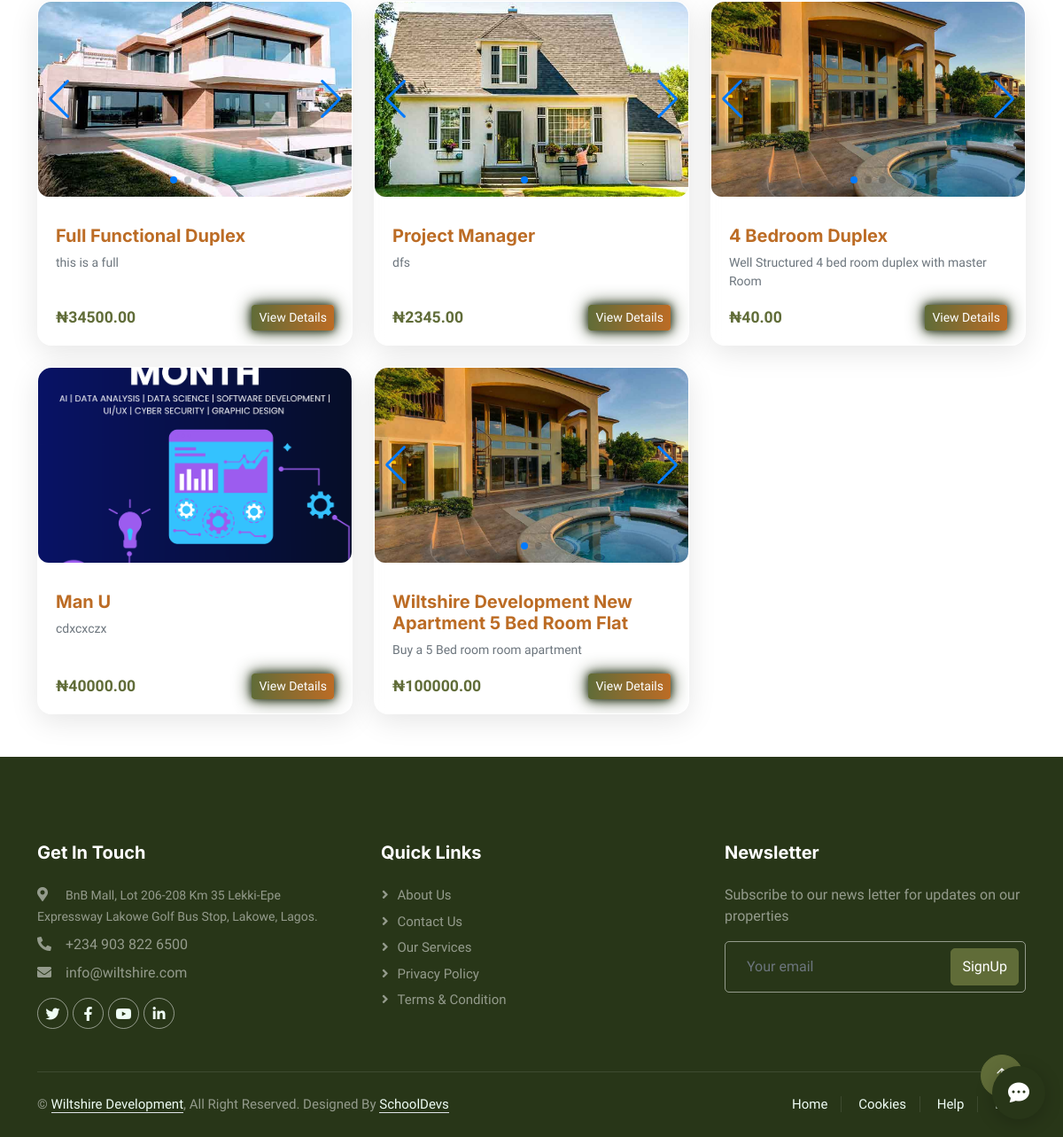
/properties/ (lower part), run on an earlier commit of the app's database.
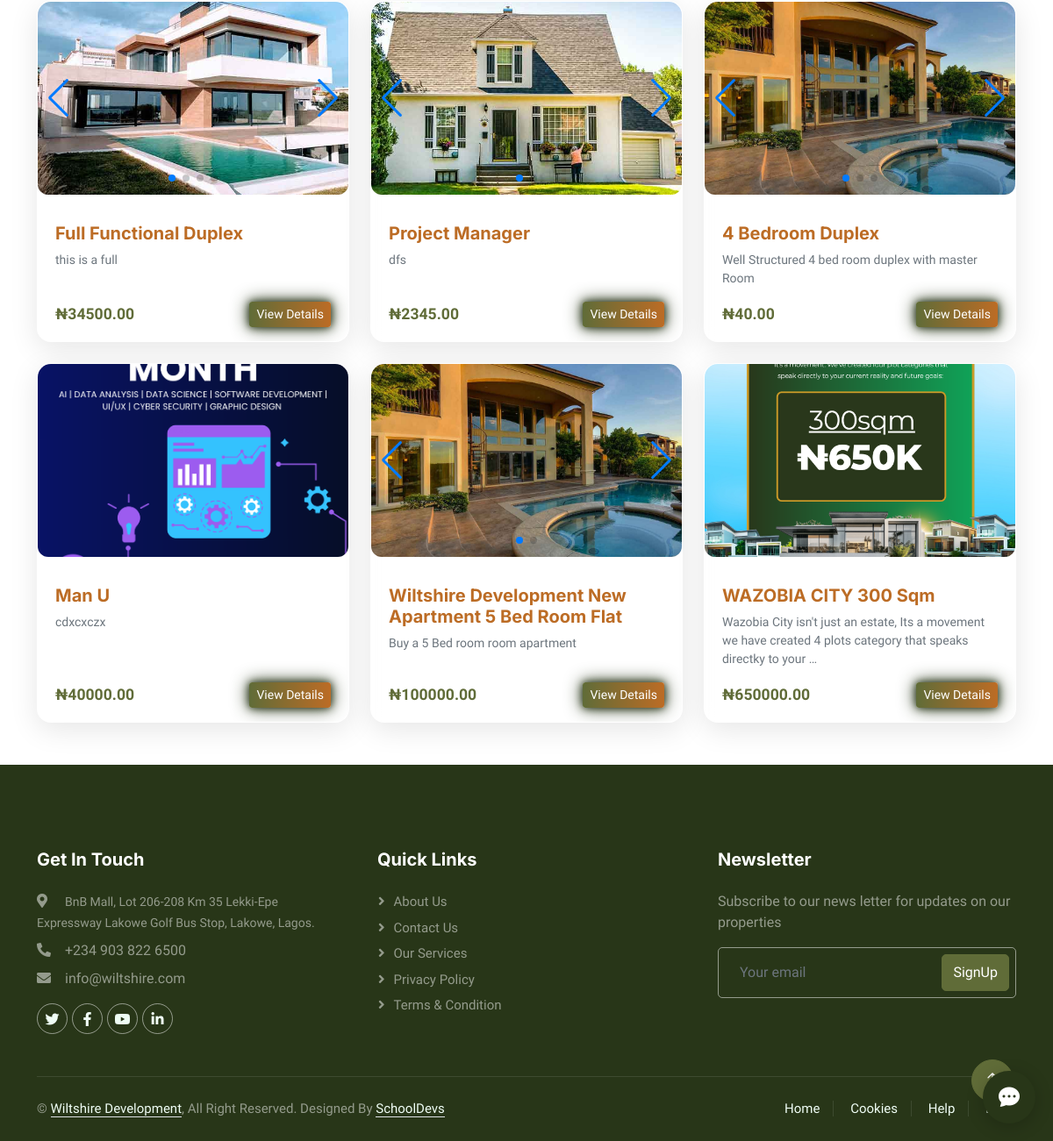
And on a later commit of the database.
### myapp/models.py (models this page shows, shortened)
class PropertyImage(models.Model):
    VIEW_CHOICES = [
        ('front', 'Front View'),
        ('back', 'Back View'),
        ('side', 'Side View'),
        ('palour', 'Palour View'),
        ('kitchen', 'Kitchen View'),
        ('bedroom', 'Bedroom View'),
    ]
    property = models.ForeignKey(Property, on_delete=models.CASCADE, related_name='images')
    image = models.ImageField(upload_to='property_images/')
    label = models.CharField(max_length=50, choices=VIEW_CHOICES)

class Property(models.Model):
    featureChoice = [
        ('For Sell', 'For Sell'),
        ('For Rent', 'For Rent'),
        ('Sub-Let', 'Sub-Let')
    ]
    PropertyStatus = [
        ('Still Selling', 'Still Selling'),
        ('Taken', 'Taken'),
        ('Leased Out', 'Leased Out')
    ]
    AllowedSubscription = [
        ('Yes', 'Yes'),
        ('No', 'No')
    ]
    title = models.CharField(max_length=200)
    description = models.TextField()
    price = models.DecimalField(max_digits=12, decimal_places=2)
    property_type = models.ForeignKey(PropertyType, on_delete=models.SET_NULL, null=True)
    location = models.ForeignKey(Location, on_delete=models.CASCADE)
    property_status = models.TextField("Property Status", choices=PropertyStatus, max_length=50)
    propertyFeature = models.CharField("feature Choice", choices=featureChoice, max_length=50)
    allSubscription = models.CharField(choices=AllowedSubscription, max_length=50)
    date_added = models.DateTimeField(auto_now_add=True)

### myapp/views.py (the view, shortened to what this page needs)
# urls.py: path('properties/', views.property_lists, name='property_lists'),
def property_lists(request):
    query = request.GET.get("q", "")
    plan = request.GET.get("plan", "")
    location = request.GET.get("location", "")
    min_price = request.GET.get("min_price", "")
    max_price = request.GET.get("max_price", "")
    properties = Property.objects.all()
    if plan == "subscription":
        properties = properties.filter(allSubscription='Yes')
    if location:
        properties = properties.filter(location__id=location)
    if min_price:
        properties = properties.filter(price__gte=min_price)
    if max_price:
        properties = properties.filter(price__lte=max_price)
    paginator = Paginator(properties, 15)
    page = request.GET.get("page")
    properties = paginator.get_page(page)
    all_locations = Location.objects.order_by('state').distinct()
    return render(request, "properties.html", {
        "properties": properties,
        "all_locations": all_locations,
        "now": timezone.now(),
    })

### myapp/context_processors.py (called while the page is built)
def user_info(request):
    if request.user.is_authenticated:
        return {
            'user_username': request.user.username,
        }
    return {}

### myapp/models.py (called while the page is built)
    def __str__(self):
        return f"{self.address}, {self.city}, {self.state}"

### myapp/templates/properties.html (shortened to what this page needs)
{% load static %}
{% include 'header.html' %}
<link rel="stylesheet" href="https://cdn.jsdelivr.net/npm/swiper@11/swiper-bundle.min.css" />
<div class="container my-5">
  <div class="row g-4">
    {% for property in properties %}
      <div class="col-lg-4 col-md-6 col-sm-12">
        <div class="property-card glass-effect h-100 d-flex flex-column">
          <div class="swiper-container swiper{{ forloop.counter }}">
            <div class="swiper-wrapper">
              {% for img in property.images.all %}
                <div class="swiper-slide">
                  <img src="{{ img.image.url }}" class="property-img img-fluid" alt="Image of {{ property.title }}">
                </div>
              {% empty %}
                <div class="swiper-slide">
                  <img src="{% static 'img/no-image.png' %}" class="property-img img-fluid" alt="No Image">
                </div>
              {% endfor %}
            </div>
            <div class="swiper-button-next"></div>
            <div class="swiper-button-prev"></div>
            <div class="swiper-pagination"></div>
          </div>
          <div class="card-body flex-grow-1 d-flex flex-column justify-content-between">
            <div>
              <h5 class="card-title fw-semibold">{{ property.title }}</h5>
              <p class="card-text small text-muted">{{ property.description|truncatewords:20 }}</p>
            </div>
            <div class="mt-3 d-flex justify-content-between align-items-center">
              <span class="price fw-bold text-primary">₦{{ property.price|floatformat:2 }}</span>
              <a href="{% url 'viewProperty' property.id %}" class="btn btn-outline-light btn-sm glow-button">View Details</a>
            </div>
          </div>
        </div>
      </div>
    {% empty %}
      <p class="text-center text-muted mt-4">No properties found.</p>
    {% endfor %}
  </div>
</div>
{% include 'footer.html' %}

What changed in the data, as far as the page shows it:
added Property: title "WAZOBIA CITY 300 Sqm", description "Wazobia City isn't just an estate, Its a movement we have created 4 plots category that speaks directky to your …", price "650000.00"
added PropertyImage: image (picture), shown under "WAZOBIA CITY 300 Sqm"
